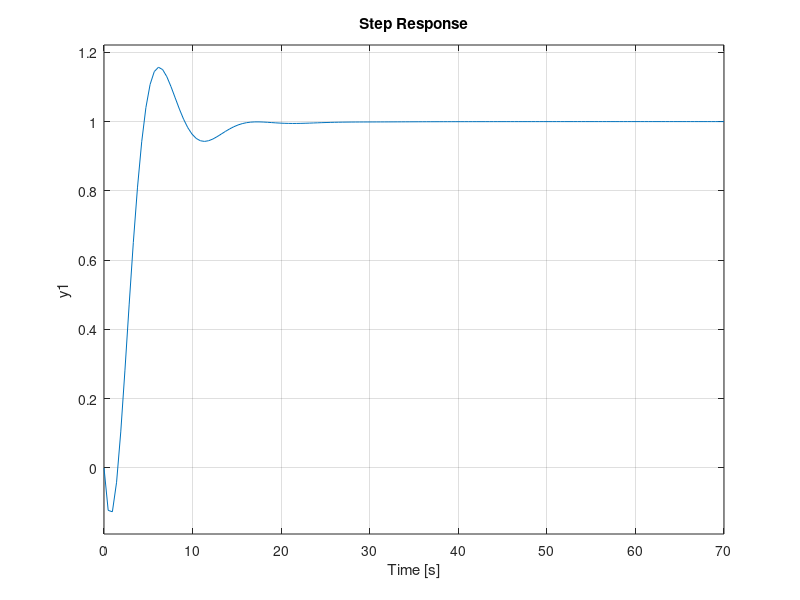
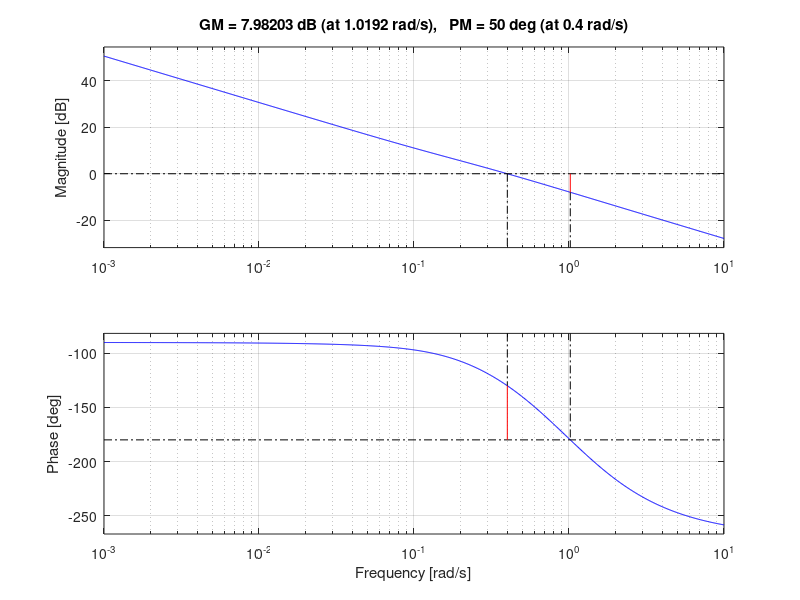

MATLAB code for these plots, in order: (Note: this script raises an error after producing the figures.)
clear all
close all

s = tf('s');
G = 3*(-s + 1) / ( (5*s + 1)*(10*s + 1) );

omegaC = 0.4;
phi0 = 50;

%--------------------
% Phase-lag action
%--------------------

gamma = 0;
Ti = 10;

Flag = (Ti*s+1)/(Ti*s+gamma);

%--------------------
% Phase-lead action
%--------------------

[m,p] = bode(G*Flag,omegaC);
p = p - 360;
[Gm,Pm,wp,wc] = margin(G*Flag);

phim = phi0 - (180+p);
a = (1 - sin(phim*pi/180))/(1 + sin(phim*pi/180));
T = 1 / (omegaC * sqrt(a));
K = sqrt(a)/m;

Flead = K*(1+T*s)/(1 + a*T*s);

Gc = G*Flag*Flead;

figure
hold on
step(G);
step(feedback(Gc,1));

figure
hold on
margin(G*Flag)
margin(Flag*Flead)
margin(Gc)

S = stepinfo(feedback(Gc,1));

figure
bode(feedback(Gc,1));
